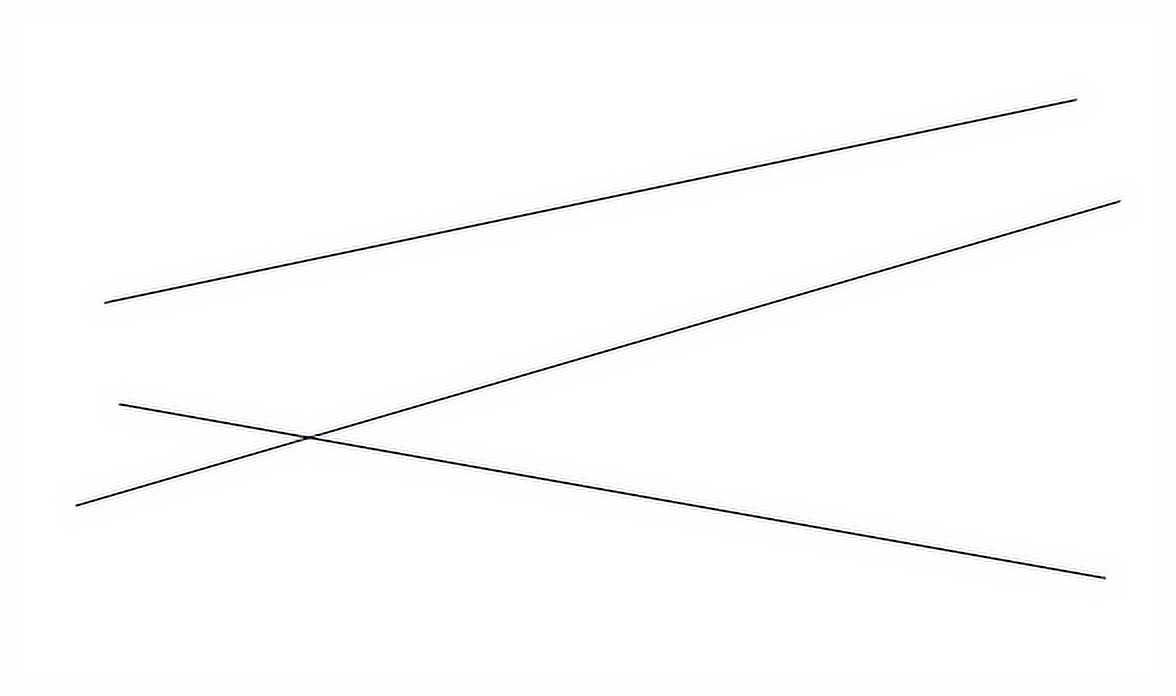
#> input picture Chapter_10-Image Measurements-Modified-Kevin/Figures/hlines.png, 1176 x 696 px
$ jupyter execute --allow-errors chapter10.ipynb
#> lines starting #> are read from the running program, lines starting #| are printed output that depends on the picture; after the words box and inside, x2 and y2 are one past the last pixel; in counts of white or black regions, pixels touching at a corner belong together
# Chapter 10

#### Image Measurements

##### Labeling
### i try this labeling method with my images

[cell 1]
import numpy
import cv2
from PIL import Image
import matplotlib.pyplot as plt
import matplotlib.patches as mpatches
from skimage.morphology  import label
from skimage.measure import regionprops
from skimage.filters.thresholding import threshold_otsu
import matplotlib.pyplot as plt

# Opening the image and converting it to grayscale.
#> (the rest of this cell did not finish here and is left out)

#### Hough Line

[cell 2]
import cv2
import numpy as np
import matplotlib.pyplot as plt

# Opening the image.
im = cv2.imread('../Figures/hlines.png')
#> im is the input picture: shape (696, 1176, 3); mean B, G, R 252.7, 252.6, 252.7
# Converting the image to grayscale.
a1 = cv2.cvtColor(im, cv2.COLOR_BGR2GRAY)
# Thresholding the image to obtain
# only foreground pixels.
thresh, b1 = cv2.threshold(a1, 0, 255,
            cv2.THRESH_BINARY_INV+cv2.THRESH_OTSU)
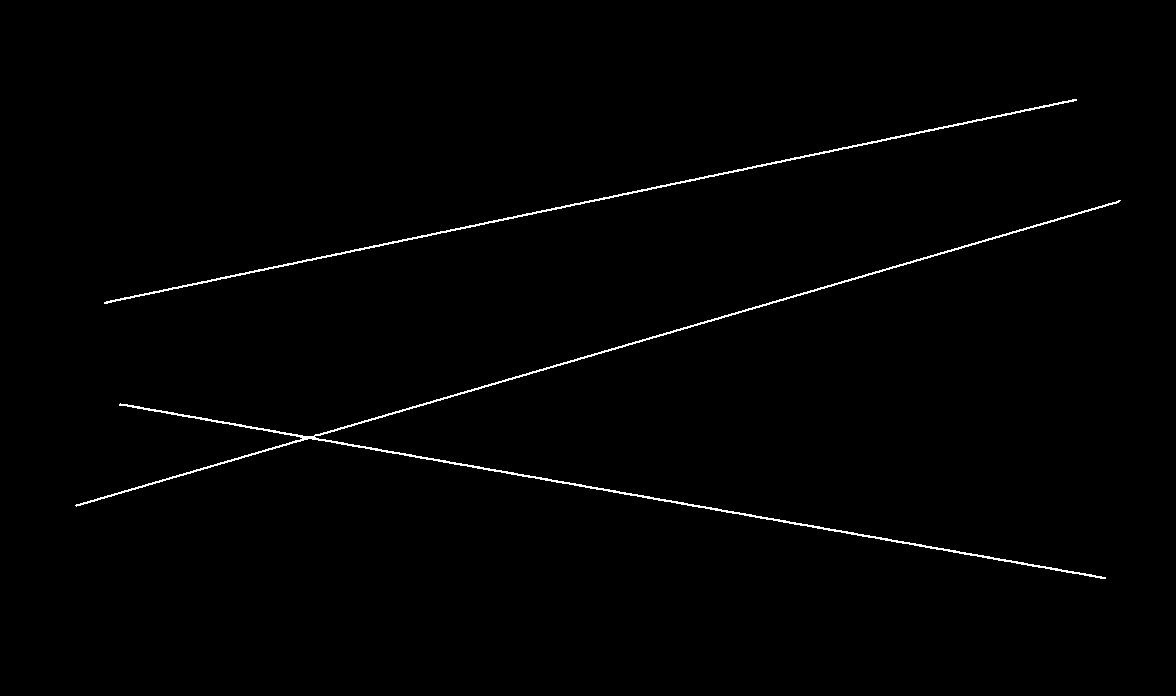
#> b1: shape (696, 1176); 0.84% white in thin lines or dots, all inside (x1, y1, x2, y2) = (75, 99, 1121, 579)
#> thresh = 150

cv2.imwrite('../Figures/hlines_thresh.png', b1)
# Performing the Hough lines transform.
lines = cv2.HoughLines(b1, 20, np.pi/20, 200)
#> lines = 23 rows, first 8: [520, 1.26], [380, 1.73], [280, 1.41], [240, 1.88], [440, 1.41], [560, 1.1], [400, 1.26], [340, 1.26]
for rho, theta in lines[0]:
    a = np.cos(theta)
    b = np.sin(theta)
    x0 = a*rho
    y0 = b*rho
    x1 = int(x0 + 1000*(-b))
    y1 = int(y0 + 1000*(a))
    x2 = int(x0 - 1000*(-b))
    y2 = int(y0 - 1000*(a))

    cv2.line(im,(x1,y1),(x2,y2),(0,0,255),2)
#> this loop made 1 pass
#> (rho, theta, a, b, x0, y0, x1, y1) on pass 1: (520, 1.26, 0.309, 0.951, 160.7, 494.5, -790, 803)
#> im: shape (696, 1176, 3); 0.42% of pixels changed, all inside (x1, y1, x2, y2) = (0, 184, 1113, 548)
fig = plt.figure()
ax = fig.add_subplot(1, 2, 1)
imgplot = plt.imshow(im, cmap='gray')
ax.set_title('Before')
ax = fig.add_subplot(1, 2, 2)
imgplot = plt.imshow(b1, cmap='gray')
ax.set_title('After')
plt.show()
#> figure, not shown here; B, G, R data is drawn as R, G, B

# Printing the lines: distance and angle in radians.
print(lines)
#> (printed output is left out)

#### Hough Circle

[cell 3]
import numpy as np
import scipy.ndimage
from PIL import Image
import cv2
import matplotlib.pyplot as plt

# opening the image and converting it to grayscale
a = Image.open('../Figures/withcontrast1.png')
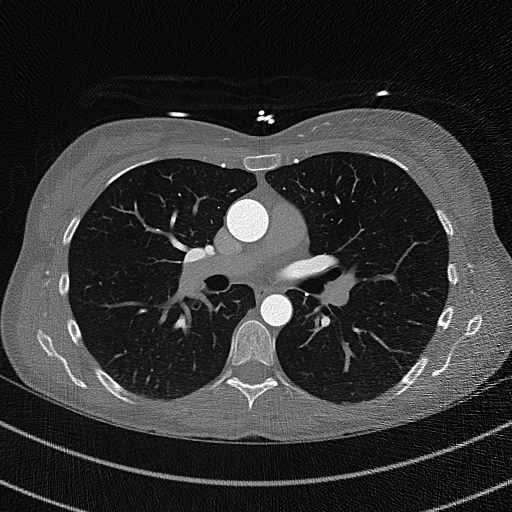
#> input picture Chapter-10 Image Measurement/Figures/withcontrast1.png, 512 x 512 px, found by its file name
#> a is the input picture: PIL image 512x512 RGBA; mean R, G, B, A 50.4, 50.4, 50.4, 255
a = a.convert('L')
#> a: PIL image 512x512 L
# Median filter is performed on the
# image to remove noise.
img = scipy.ndimage.filters.median_filter(a,size=5)
# Circles are determined using
# Hough circles transform.
circles = cv2.HoughCircles(img,
          cv2.HOUGH_GRADIENT,1,10,param1=100,
          param2=30,minRadius=10,maxRadius=30)
#> circles = [[247.5, 220.5, 21.1], [275.5, 310.5, 16.5]]
# circles image is rounded to unsigned integer 16.
circles = np.uint16(np.around(circles))
#> circles = [[248, 220, 21], [276, 310, 16]]
# For each detected circle.
for i in circles[0,:]:
	# An outer circle is drawn for visualization.
    cv2.circle(img,(i[0],i[1]),i[2],(0,255,0),2)
	# its center is marked
    cv2.circle(img,(i[0],i[1]),2,(0,0,255),3)
#> this loop made 2 passes
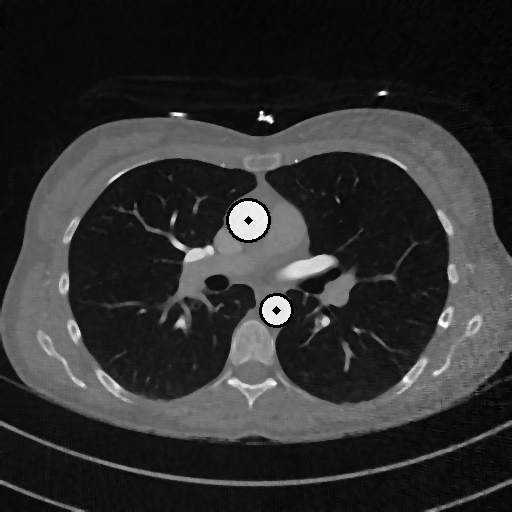
#> img: shape (512, 512); min 0, max 255, mean 48.1
# Saving the image as houghcircles_output.png
fig = plt.figure()
ax = fig.add_subplot(1, 2, 1)
imgplot = plt.imshow(a, cmap='gray')
ax.set_title('Before')
ax = fig.add_subplot(1, 2, 2)
imgplot = plt.imshow(img, cmap='gray')
ax.set_title('After')
plt.show()

#### Template Matching

[cell 4]
import cv2
import numpy
from PIL import Image
from skimage.morphology  import label
from skimage.measure import regionprops
from skimage.feature import match_template
import matplotlib.pyplot as plt

# Opening the image and converting it to grayscale.
image = Image.open('../Figures/airline_seating.png')
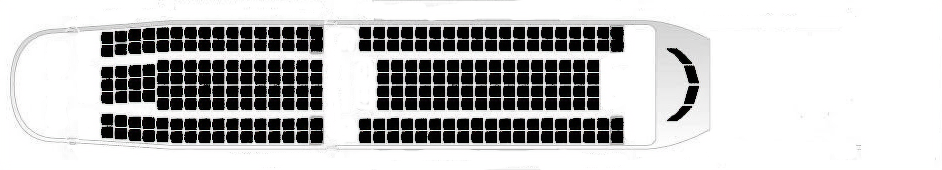
#> input picture Chapter_10-Image Measurements-Modified-Kevin/Figures/airline_seating.png, 1884 x 340 px (shown at 1/2 size)
#> image is the input picture: PIL image 1884x340 RGB; mean R, G, B 190.8, 190.6, 190.7
image = image.convert('L')
#> image: PIL image 1884x340 L
# Converting the input image into an ndarray.
image = numpy.asarray(image)
# Reading the template image.
temp = Image.open('../Figures/template1.png')
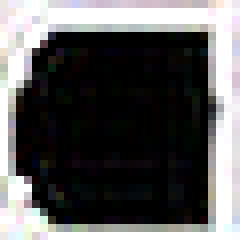
#> input picture Chapter_10-Image Measurements-Modified-Kevin/Figures/template1.png, 30 x 30 px (shown 8 times larger)
#> temp is the input picture: PIL image 30x30 RGB; mean R, G, B 91.4, 90.7, 90.9
temp = temp.convert('L')
#> temp: PIL image 30x30 L
# Converting the template into an ndarray.
temp = numpy.asarray(temp)
# Performing template matching.
result = match_template(image, temp)
thresh = 0.7
# Thresholding the result from template
# matching considering pixel values where the
# normalized cross-correlation is greater than 0.7.
res = result > thresh
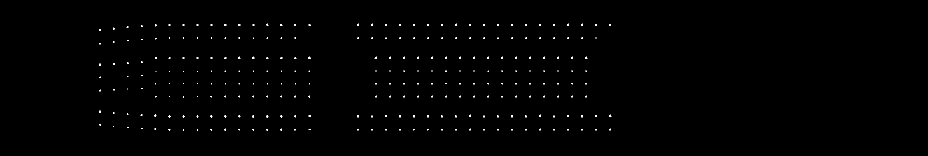
#> res: shape (311, 1855) bool (shown at 1/2 size); 0.4% white in thin lines or dots, all inside (x1, y1, x2, y2) = (198, 47, 1223, 261)
# Labeling the thresholded image.
c = label(res, background=0)
#> c: shape (311, 1855) int32; 262 distinct labels, from 0 to 261
# Performing regionprops to count the
# number of label.
reprop = regionprops(c)
#> reprop = 261 regions; largest, box (x1, y1, x2, y2) and area: (616, 113, 622, 118) 17, (504, 113, 509, 118) 16, (198, 127, 202, 132) 16, (198, 221, 202, 226) 16, (448, 48, 453, 52) 15
print("The number of seats are:", len(reprop))
#| The number of seats are: 261
# Converting the binary image to an 8-bit for storing.
res = res*255
# Converting the ndarray to image.
fig = plt.figure()
ax = fig.add_subplot(1, 2, 1)
imgplot = plt.imshow(image, cmap='gray')
ax.set_title('Before')
ax = fig.add_subplot(1, 2, 2)
imgplot = plt.imshow(temp, cmap='gray')
ax.set_title('After')
plt.show()

#### FAST Corner Detector

[cell 5]
import numpy as np
from PIL import Image
from skimage.feature import corner_peaks
from skimage.feature import corner_subpix, corner_fast
from matplotlib import pyplot as plt

# Image is opened and is converted to grayscale.
img = Image.open('../Figures/corner_detector.png').convert('L')
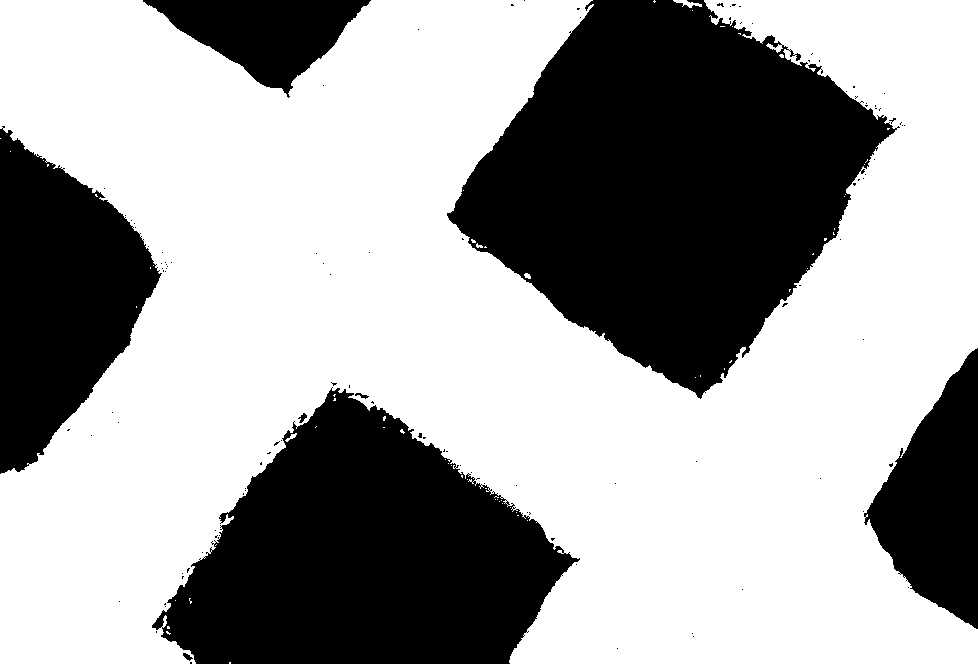
#> input picture Chapter 10. Image Measurements/Figures/corner_detector.png, 978 x 664 px, found by its file name
#> img: PIL image 978x664 L; 62.9% white; 116 black regions (108 under 20 px), largest, box (x1, y1, x2, y2) and area: (447, 0, 900, 399) 105013, (152, 387, 580, 664) 72316, (0, 126, 162, 474) 33832
# img is converted to an ndarray.
img1 = np.asarray(img)

corner_response = corner_fast(img1)
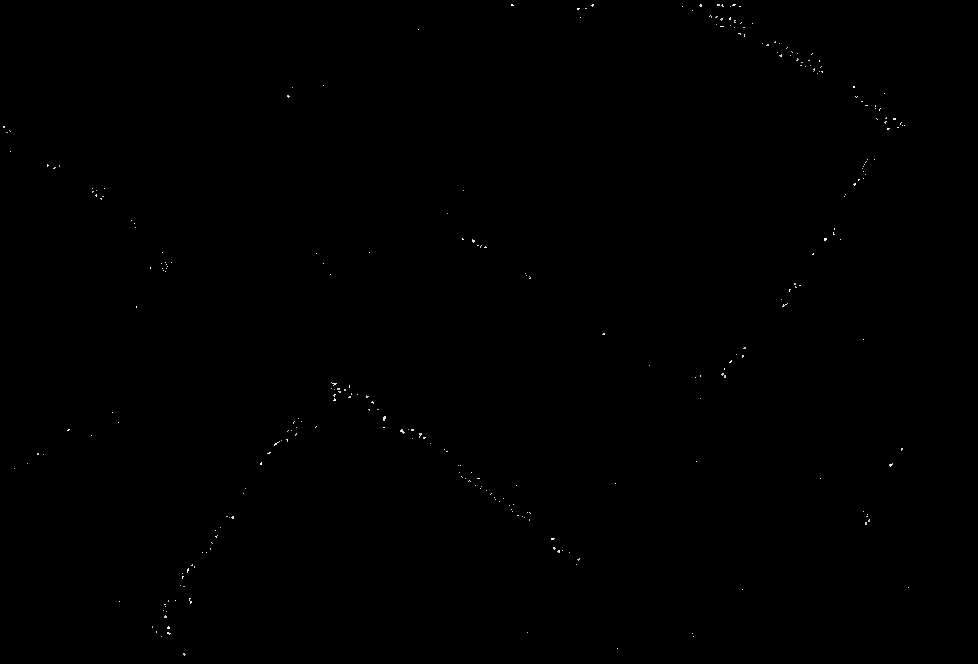
#> corner_response: shape (664, 978) float64; min 0, max 16, mean 0.0162; drawn with min black and max white
cpv = corner_peaks(corner_response, min_distance=50)
#> cpv = 29 pairs, first value 53 to 601, second value 104 to 908
corners_subpix_val = corner_subpix(img1, cpv, window_size=13)
#> corners_subpix_val = 29 rows, first 8: [54.06, 810.3], [85, 323], [93, 884], [158.1, 869.9], [192, 100.3], [230.2, 836.9], [236.7, 466.2], [252, 162]

fig = plt.figure()
ax = fig.add_subplot(1, 2, 1)
imgplot = plt.imshow(img, cmap='gray')
ax.set_title('Before')
ax = fig.add_subplot(1, 2, 2)
imgplot = plt.imshow(img1, cmap='gray')
ax.set_title('After')
x = corners_subpix_val[:, 1]
y = corners_subpix_val[:, 0]
ax.plot(x, y, 'ob', markersize=10)
plt.show()

#### Harris Corner Detector

[cell 6]
import numpy as np
from PIL import Image
from matplotlib import pyplot as plt
from skimage.feature import corner_harris
from skimage.feature import corner_peaks, corner_subpix

# Opening image and converting it into grayscale.
img = Image.open('../Figures/corner_detector.png').convert('L')
# img is converted to an ndarray.
img1 = np.asarray(img)

# Detecting corners using Harris.
corner_response = corner_harris(img1, k=0.2)
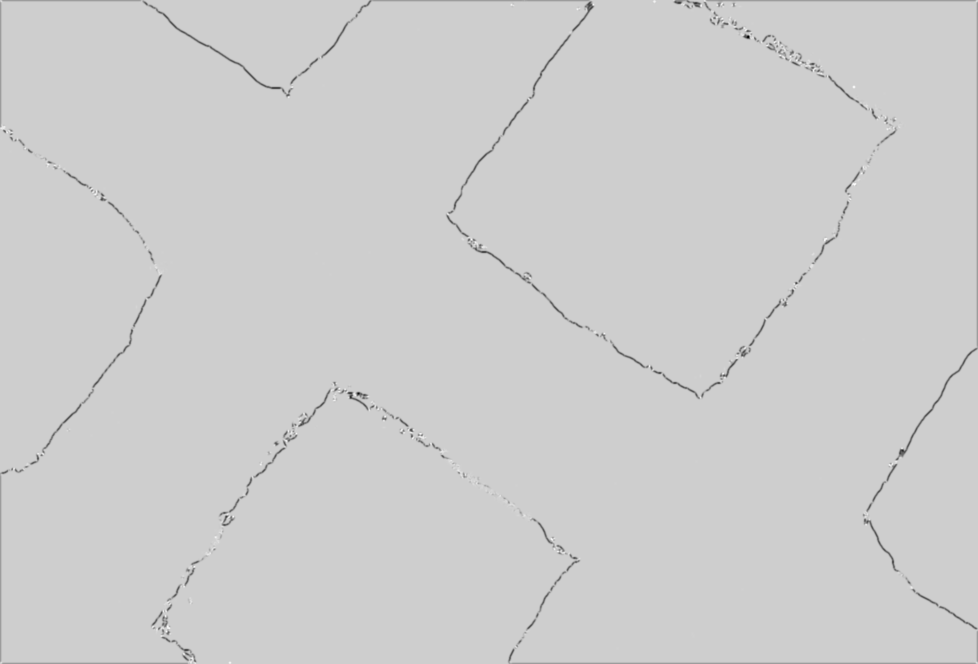
#> corner_response: shape (664, 978) float64; min -34.19, max 7.95, mean -0.187; drawn with min black and max white
# Detecting peak values.
corners_peak_val = corner_peaks(corner_response, 50)
#> corners_peak_val = 60 pairs, first value 50 to 588, second value 50 to 927

corners_subpix_val = corner_subpix(img1, corners_peak_val, 13)
#> corners_subpix_val = 60 rows, first 8: [181.6, 853.8], [240.4, 471.1], [nan, nan], [240.9, 825.8], [86.81, 853.3], [nan, nan], [nan, nan], [335.1, 602.5]
# Defining a subplot.
# Displaying the image.
fig = plt.figure()
ax = fig.add_subplot(1, 2, 1)
imgplot = plt.imshow(img, cmap='gray')
ax.set_title('Before')
ax = fig.add_subplot(1, 2, 2)
imgplot = plt.imshow(img1, cmap='gray')
ax.set_title('After')
x = corners_subpix_val[:, 1]
y = corners_subpix_val[:, 0]
ax.plot(x, y, 'ob', markersize=10)
plt.show()
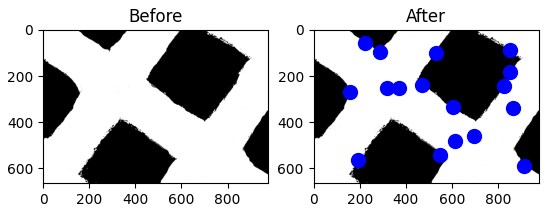
#> figure drawn by matplotlib, 2 panels
